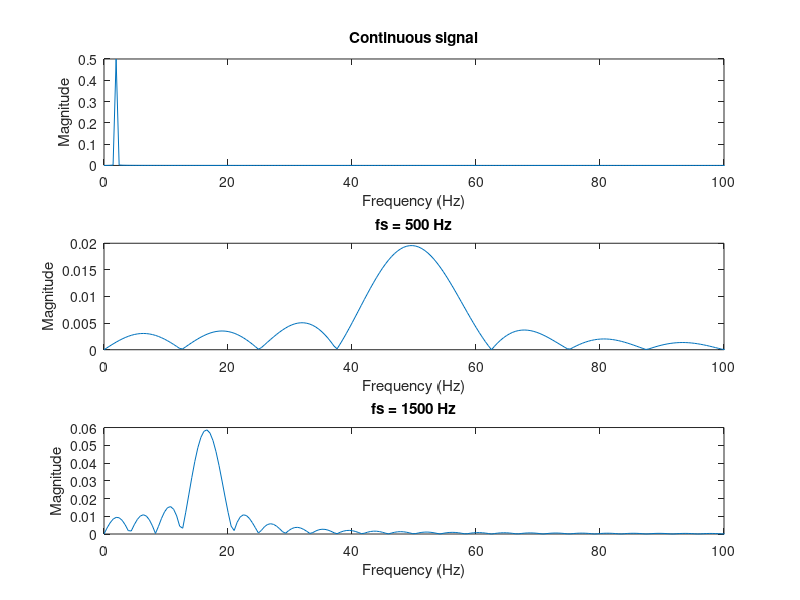

This figure's MATLAB source: (Note: this script raises an error after producing the figure.)
% Define the signal parameters
f0 = 50; % Signal frequency in Hz
T = 1/f0; % Period of the signal
fs1 = 500; % Sampling frequency for the first case
fs2 = 1500; % Sampling frequency for the second case
N = 1024; % Number of samples for FFT

% Generate the time vector
t = linspace(0, 4*T, N);

% Generate the continuous signal
x = sin(2*pi*f0*t);

% Generate the sampled signals
x1 = sin(2*pi*f0*(0:1/fs1:4*T)); 
x2 = sin(2*pi*f0*(0:1/fs2:4*T)); 

% Calculate the FFT of the signals
X = fft(x, N);
X1 = fft(x1, N);
X2 = fft(x2, N);

% Calculate the frequency vector
f = fs1*(0:N-1)/N; 

% Plot the frequency spectra
figure;
subplot(3,1,1);
plot(f, abs(X)/N);
title('Continuous signal');
xlabel('Frequency (Hz)');
ylabel('Magnitude');
xlim([0, 2*f0]);

subplot(3,1,2);
plot(f, abs(X1)/N);
title('fs = 500 Hz');
xlabel('Frequency (Hz)');
ylabel('Magnitude');
xlim([0, 2*f0]);

subplot(3,1,3);
plot(f, abs(X2)/N);
title('fs = 1500 Hz');
xlabel('Frequency (Hz)');
ylabel('Magnitude');
xlim([0, 2*f0]);

% Display the plots
sgtitle('Frequency Spectra of Sampled Signals');